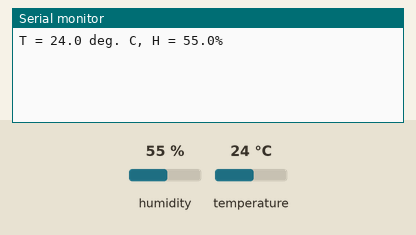
Recording of a sketch running on a simulated Arduino Uno, built with avr-gcc and run on an emulated ATmega328P. Parts: the last lines printed to the serial monitor. The test bench sets the inputs (shaded band); at power-on: humidity 55 %, temperature 24 °C.

Above: at 3.0 s.
3.1 s: humidity set to 22 %
4.6 s: temperature set to 12 °C
At 5.0 s:
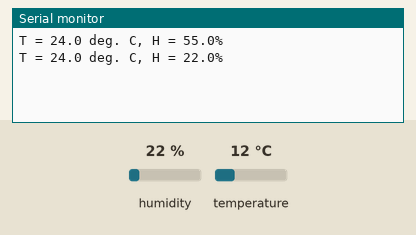
6.1 s: humidity set to 40 %
At 8.0 s:
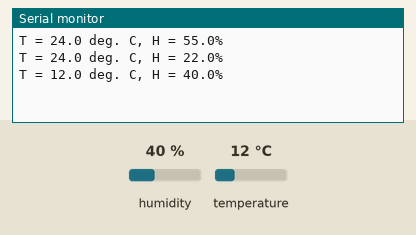
Timing chart, 0 to 9.5 s (numbered marks = the images above; inputs shaded):
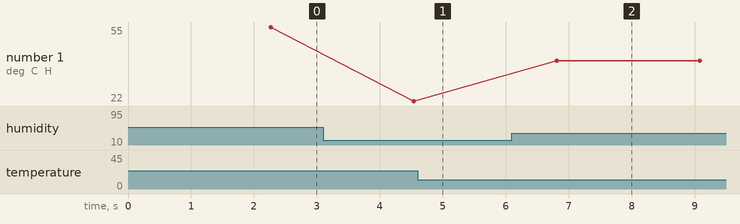

Measured:
- after the input at 6.1 s, the serial monitor: prints a new line after 0.71 s (image 2)
- plotted number 1: 55 → 22 after the input at 3.1 s, 22 → 40 after the input at 6.1 s

The sketch:

DHT_nonblocking.ino
```cpp
//2018.6.28
#include <dht_nonblocking.h>

#define DHT_SENSOR_TYPE DHT_TYPE_11
//#define DHT_SENSOR_TYPE DHT_TYPE_21
//#define DHT_SENSOR_TYPE DHT_TYPE_22

static const int DHT_SENSOR_PIN = 2;
DHT_nonblocking dht_sensor( DHT_SENSOR_PIN, DHT_SENSOR_TYPE ); // create dht sensor object to interface with sensor

void setup( )
{
  Serial.begin( 9600); // start serial monitor on 9600 baud
}
void loop( )
{
  float temperature;
  float humidity;

  if(dht_sensor.measure(&temperature, &humidity)){ // measure the temperature and humidity, check if value has been assigned
    // print values to serial monitor
    Serial.print( "T = " );
    Serial.print( temperature, 1 );
    Serial.print( " deg. C, H = " );
    Serial.print( humidity, 1 );
    Serial.println( "%" );
  }
}
```
